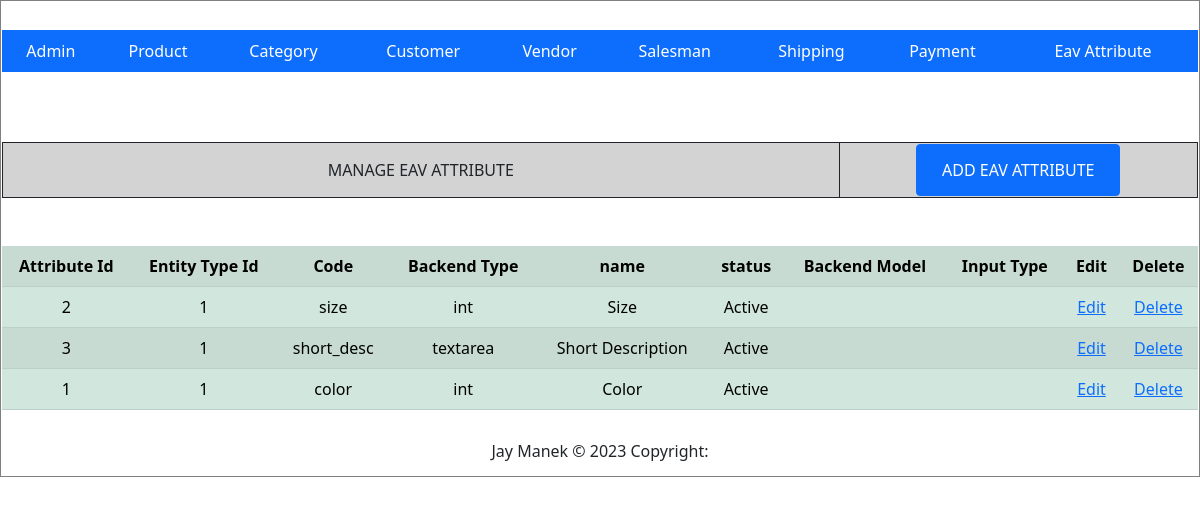
Page /index.php?c=attribute&a=grid on the committed database.
### tables this page shows
CREATE TABLE `eav_attribute` (
  `attribute_id` int(11) NOT NULL,
  `entity_type_id` int(11) NOT NULL,
  `code` varchar(20) NOT NULL,
  `backend_type` varchar(20) DEFAULT NULL,
  `name` varchar(255) NOT NULL,
  `status` tinyint(4) NOT NULL,
  `backend_model` varchar(255) NOT NULL,
  `input_type` varchar(20) NOT NULL
);

### Block/Core/Template.php (called while the page is built, shortened)
<?php
class Block_Core_Template extends Model_Core_View
{
	protected $children =  [];
	public function getChildren()
	{
		return $this->children;
	}
	public function addChild($key, $value)
	{
		$this->children[$key] = $value;
		return $this;
	}
}
?>

### Model/Core/View.php (called while the page is built, shortened)
<?php
class Model_Core_View
{
	protected $template = null;
	public function setTemplate($template)
	{
		$this->template = $template;
		return $this;
	}
	public function getTemplate()
	{
		return $this->template;
	}
	public function render()
	{
		require 'View' . DS . $this->getTemplate();
	}
	public function getUrl($action = null, $controller = null, $params = [], $resetParam = false)
	{
		return Ccc::getModel('Core_Url')->getUrl($action, $controller, $params, $resetParam);
	}
}
?>

### Controller/Attribute.php (called while the page is built, shortened)
<?php
class Controller_Attribute extends Controller_Core_Action
{
  public function gridAction()
  {
    try {
      $layout = $this->getLayout();
      $layout->addContent('grid', $layout->createBlock('Eav_Attribute_Grid'));
      $layout->render();
    } catch (Exception $e) {
    }
  }
}
?>

### Controller/Core/Front.php (called while the page is built, shortened)
<?php
class Controller_Core_Front
{
	public function init()
	{
		$request = Ccc::getModel('Core_Request');
		$controller = new $controllerClassName();
		$actionName = $request->getActionName().'Action';
		$controller->$actionName();
	}
}
?>

### Index.php (called while the page is built, shortened)
<?php
spl_autoload_register(function ($className) {
    $classPath = str_replace('_', '/', $className);
});
class Ccc
{
	public static function init()
	{
		$front = new Controller_Core_Front();
		$front->init();
	}
	public static function getModel($className)
	{
		return new $className();
	}
}
Ccc::init();
?>

### Model/Core/Url.php (called while the page is built, shortened)
<?php
class Model_Core_Url
{
	public function getUrl($action = null, $controller = null, $params = [], $resetParam = false)
	{
		$request = Ccc::getModel('Core_Request');
		$final = $request->getParams();
		if ($resetParam) {
			$final = [];
		}
		if ($controller) {
			$final['c'] = $controller;
		}
		else {
			$final['c'] = $request->getControllerName();
		}
		if ($action) {
			$final['a'] = $action;
		}
		else {
			$final['a'] = $request->getActionName();
		}
		if ($params) {
			$final = array_merge($final, $params);
		}
		$queryString = http_build_query($final);
		$url = $_SERVER['REQUEST_SCHEME'] . "://" . $_SERVER['HTTP_HOST'] . $_SERVER['SCRIPT_NAME'] . "?" . $queryString;
		return $url;
	}
}
?>

### Model/Core/Request.php (called while the page is built, shortened)
<?php
class Model_Core_Request
{
	public function getParams($key=null, $value=null)
	{
		if ($key == null) {
			return $_GET;
		}
		if (array_key_exists($key, $_GET)) {
			return $_GET[$key];
		}
		return $value;
	}
	public function getControllerName()
	{
		return $this->getParams('c', 'product');
	}
}
?>

### Model/Core/Table.php (called while the page is built, shortened)
<?php
class Model_Core_Table
{
	protected $data = [];
	protected $resource = null;
	public function setResourceClass($resourceClass)
	{
		return $this;
	}
	public function setResource($resource)
	{
		$this->resource = $resource;
		return $this;
	}
	public function getResource()
	{
		if ($this->resource) {
			return $this->resource;
		}
		$resource = new $this->resourceClass();
		return $resource;
	}
	public function setCollectionClass($collectionClass)
	{
		return $this;
	}
	public function setCollection($collection)
	{
		return $this;
	}
	public function getCollection()
	{
		$collection = new $this->collectionClass();
		return $collection;
	}
	public function __get($key)
	{
		if (array_key_exists($key, $this->data)) {
			return $this->data[$key];
		}
		return null;
	}
	public function setData($data)
	{
		$this->data = array_merge($this->data, $data);
		return $this;
	}
	public function fetchAll($query)
	{
		$result = $this->getResource()->fetchAll($query);
		$collection = $this->getCollection()->setData($result);
		return $collection;
	}
}
?>

### Block/Eav/Attribute/Grid.php (called while the page is built, shortened)
<?php
class Block_Eav_Attribute_Grid extends Block_Core_Template
{
  public function getEavAttributes()
  {
    $query = "SELECT * FROM eav_attribute ORDER BY name DESC";
    $eavAttributes =  Ccc::getModel('Eav_Attribute')->fetchAll($query);
    return $eavAttributes->getData();
  }
}
?>

### Model/Core/Adapter.php (called while the page is built, shortened)
<?php
class Model_Core_Adapter
{
	public $config = [
		'host' => 'localhost',
		'username' => 'root',
		'password' => '',
		'dbname' => 'newmvc-jaymanek'
	];
	public function connect(){
		$connect = mysqli_connect(
			$this->config['host'],
			$this->config['username'],
			$this->config['password'],
			$this->config['dbname']
		);
		return $connect;
	}
	public function fetchAll($query){
		$connect = $this->connect();
		$result = mysqli_query($connect, $query);
		if ($result->num_rows > 0) {
			return $result->fetch_all(MYSQLI_ASSOC);
		}
		return false;
	}
}
?>

### Model/Core/Table/Resource.php (called while the page is built, shortened)
<?php
class Model_Core_Table_Resource
{
	public function getAdapter()
	{
		$adapter = Ccc::getModel('Core_Adapter');
		return $adapter;
	}
	public function fetchAll($query)
	{
		return $this->getAdapter()->fetchAll($query);
	}
}
?>

### Model/Core/Table/Collection.php (called while the page is built, shortened)
<?php
class Model_Core_Table_Collection
{
	protected $data = [];
	public function setData($data)
	{
		$this->data = array_merge($this->data, $data);
		return $this;
	}
	public function getData()
	{
		return $this->data;
	}
}
?>

### Model/Eav/Attribute.php (called while the page is built, shortened)
<?php
class Model_Eav_Attribute extends Model_Core_Table
{
	public function getStatusOptions()
	{
		return [
			self::STATUS_ACTIVE => self::STATUS_ACTIVE_LBL,
			self::STATUS_INACTIVE => self::STATUS_INACTIVE_LBL
		];
	}
	public function getStatusText()
	{
		$statues = $this->getStatusOptions();
		if (array_key_exists($this->status, $statues)) {
			return $statues[$this->status];
		}
		return $statues[self::STATUS_DEFAULT];
	}
}
?>

### View/eav/grid.phtml (the view)
<?php
$eavAttributes = $this->getEavAttributes();
?>
<table class="manage-table" border="1px">
		<tr align="center">
			<td width="70%">MANAGE EAV ATTRIBUTE</td>
			<td><button class="btn btn-primary" type="submit"><a class="btn btn-primary" href="<?php echo $this->getUrl('add') ?>">ADD EAV ATTRIBUTE</a></button></td>
		</tr>
	</table>
	<br/>
	<br/>
	<table class="table table-success table-striped">
		<tr align="center">
				<th>Attribute Id</th>
				<th>Entity Type Id</th>
				<th>Code</th>
				<th>Backend Type</th>
				<th>name</th>
				<th>status</th>
				<th>Backend Model</th>
				<th>Input Type</th>
				<th>Edit</th>
				<th>Delete</th>
			</tr>
			<?php foreach ($eavAttributes as $EavAttribute):  ?>
			<tr align="center">
				<td><?php  echo $EavAttribute->attribute_id;?> </td>
				<td><?php echo $EavAttribute->entity_type_id;?></td>
				<td><?php echo $EavAttribute->code;?></td>
				<td><?php echo $EavAttribute->backend_type;?></td>
				<td><?php echo $EavAttribute->name;?></td>
				<td><?php echo $EavAttribute->getstatustext();?></td>
				<td><?php echo $EavAttribute->backend_model;?></td>
				<td><?php echo $EavAttribute->inputtype;?></td>
				<td><a href="<?php echo $this->getUrl('edit',null,
				['id'=>$EavAttribute->attribute_id],true);?>">Edit</a></td>
				<td><a href="<?php echo $this->getUrl('delete',null,['id'=>$EavAttribute->attribute_id],true);?>">Delete</a></td>
			</tr>
			<?php endforeach;?>
		</table>

### View/html/content.phtml
<?php
$children = $this->getChildren();
foreach ($children as $child) {
	$child->render();
}
?>

### View/skin/style.css (style rules this page uses)
.manage-table { border: 1px solid; width: 100%; align:center; background-color: lightgray; }
.manage-table tr { align: center; }
.manage-table td { border: 1px solid; }

### rows in the picture
eav_attribute: attribute_id "2", entity_type "1", code "size", backend_type "int", name "Size", status "Active"
eav_attribute: attribute_id "3", entity_type "1", code "short_desc", backend_type "textarea", name "Short Description", status "Active"
eav_attribute: attribute_id "1", entity_type "1", code "color", backend_type "int", name "Color", status "Active"
